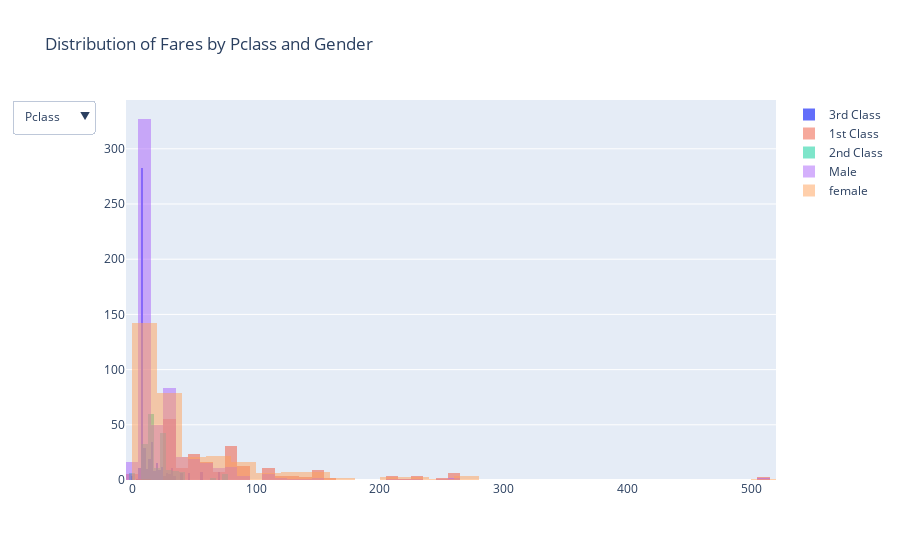

Source (notebook cell):
### Code cell
#defining all graph objects
x_pclass3 = df[df['Pclass']==3]['Fare']
x_pclass1 = df[df['Pclass']==1]['Fare']
x_pclass2 = df[df['Pclass']==2]['Fare']
x_male = df[df['Sex']=='male']['Fare']
x_female = df[df['Sex']=='female']['Fare']
#defining data
data=[go.Histogram(x=x_pclass3,name='3rd Class'),go.Histogram(x=x_pclass1,name='1st Class',opacity = .5,nbinsx=60),go.Histogram(x=x_pclass2,name='2nd Class',opacity = .5),go.Histogram(x=x_male,name='Male',opacity = .5),go.Histogram(x=x_female,name='female',opacity = .5)]
#defining layout
layout=go.Layout(title='Distribution of Fares by Pclass and Gender',updatemenus=list([dict(buttons= list_updatemenus)]),barmode='overlay')
#defining figure and plotting
fig = go.Figure(data,layout)
iplot(fig)

### Figure 1 — Plotly figure (JSON) as saved in the notebook; plotly's stock layout.template omitted (floating-point values rounded to 4 significant figures; data arrays with more than 128 entries replaced by an {"elided": "..."} marker saying what was removed)
{"data": [{"name": "3rd Class", "type": "histogram", "x": {"elided": "491 float values"}}, {"name": "1st Class", "nbinsx": 60, "opacity": 0.5, "type": "histogram", "x": {"elided": "216 float values"}}, {"name": "2nd Class", "opacity": 0.5, "type": "histogram", "x": {"elided": "184 float values"}}, {"name": "Male", "opacity": 0.5, "type": "histogram", "x": {"elided": "577 float values"}}, {"name": "female", "opacity": 0.5, "type": "histogram", "x": {"elided": "314 float values"}}], "layout": {"barmode": "overlay", "title": {"text": "Distribution of Fares by Pclass and Gender"}, "updatemenus": [{"buttons": [{"args": [{"visible": [true, true, true, false, false]}, {"title": "Distribution of Fares by Pclass"}], "label": "Pclass", "method": "update"}, {"args": [{"visible": [false, false, false, true, true]}, {"title": "Distribution of Fares by Gender"}], "label": "Gender", "method": "update"}]}]}}
